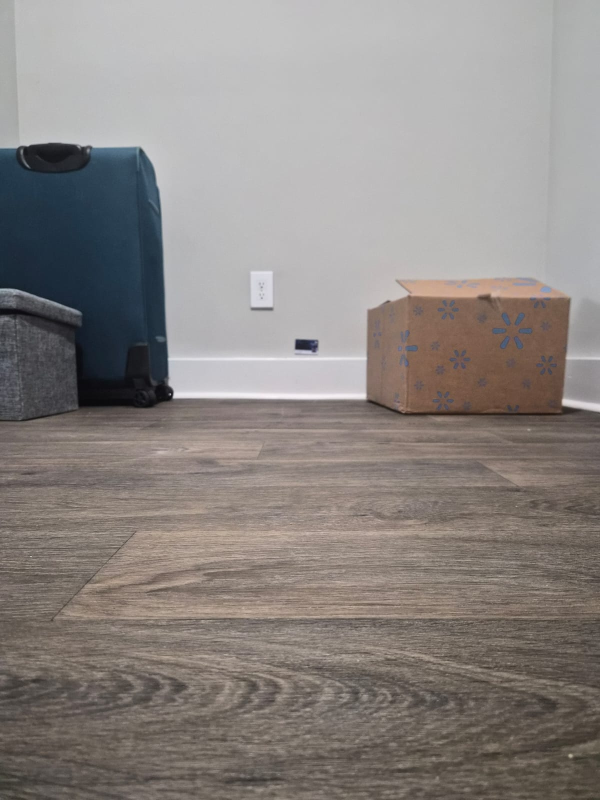
#> input picture validation_2m.jpeg, 1200 x 1600 px (shown at 1/2 size)
$ python dist_measure.py
#> lines starting #> are read from the running program, lines starting #| are printed output that depends on the picture
import cv2
import numpy as np
import math

# --- CONFIGURATION ---
IMAGE_PATH = 'validation_2m.jpeg'
KNOWN_DISTANCE = 3020  # Distance in mm (Z)
ACTUAL_REAL_WIDTH = 84.14  # The Ground Truth width of the card (mm)
ACTUAL_REAL_HEIGHT = 51.0  # The Ground Truth height of the card (mm)

CALIB_WIDTH_ORIGINAL = 4000.0  # Resolution of your calibration images

# --- LOAD CALIBRATION DATA ---
try:
    with np.load('camera_params.npz') as data:
#> (reads camera_params.npz from the repository)
        mtx = data['mtx']
        dist = data['dist']
        print(f"Original Calibrated fx: {mtx[0, 0]:.2f} px")
except FileNotFoundError:
    print("ERROR: 'camera_params.npz' not found. Run Step 1 first.")
    exit()

# Global variables
ref_points = []
image_display = None
clean_image = None
FOCAL_LENGTH_X = 0
measurement_stage = "width"  # Track which measurement we're on: "width" or "height"
width_points = []
height_points = []
measured_width = 0
measured_height = 0


# [108 lines left out: functions click_event, calculate_measurement, display_final_results, not called in this run]


# --- MAIN EXECUTION ---
raw_img = cv2.imread(IMAGE_PATH)
#> raw_img is the input picture: shape (1600, 1200, 3); mean B, G, R 130.8, 134, 139.8
if raw_img is None:
    print(f"Error: Could not load {IMAGE_PATH}")
    exit()

# 1. SCALING FIX
current_h, current_w = raw_img.shape[:2]
#> current_h = 1600; current_w = 1200
scale_factor = current_w / CALIB_WIDTH_ORIGINAL
#> scale_factor = 0.3

# Scale the focal length!
# Note: Using mtx[1,1] (fy) often gives better results for non-square pixels
FOCAL_LENGTH_X = mtx[0, 0] * scale_factor
#> FOCAL_LENGTH_X = 807.9

print(f"Current Image Width:  {current_w}")
#| Current Image Width:  1200
print(f"Scale Factor:         {scale_factor:.4f}")
#| Scale Factor:         0.3000
print(f"New Adjusted fx:      {FOCAL_LENGTH_X:.2f} px")
#| New Adjusted fx:      807.86 px

# 2. Undistort (Optional but recommended)
newcameramtx, roi = cv2.getOptimalNewCameraMatrix(mtx, dist, (current_w, current_h), 1, (current_w, current_h))
#> roi = (495, 622, 691, 974)
dst = cv2.undistort(raw_img, mtx, dist, None, newcameramtx)
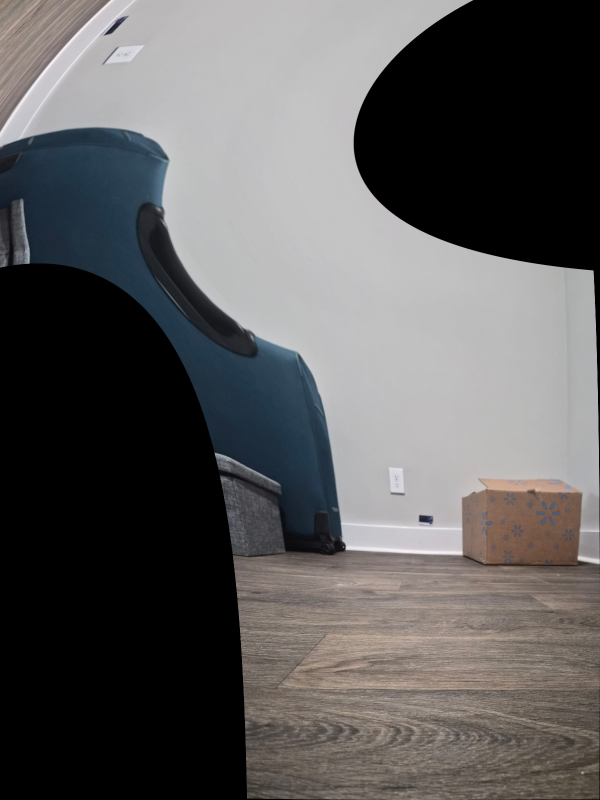
#> dst: shape (1600, 1200, 3) (shown at 1/2 size); mean B, G, R 91.1, 91.2, 92.4
x, y, w, h = roi
#> x = 495; y = 622; w = 691; h = 974
dst = dst[y:y + h, x:x + w]
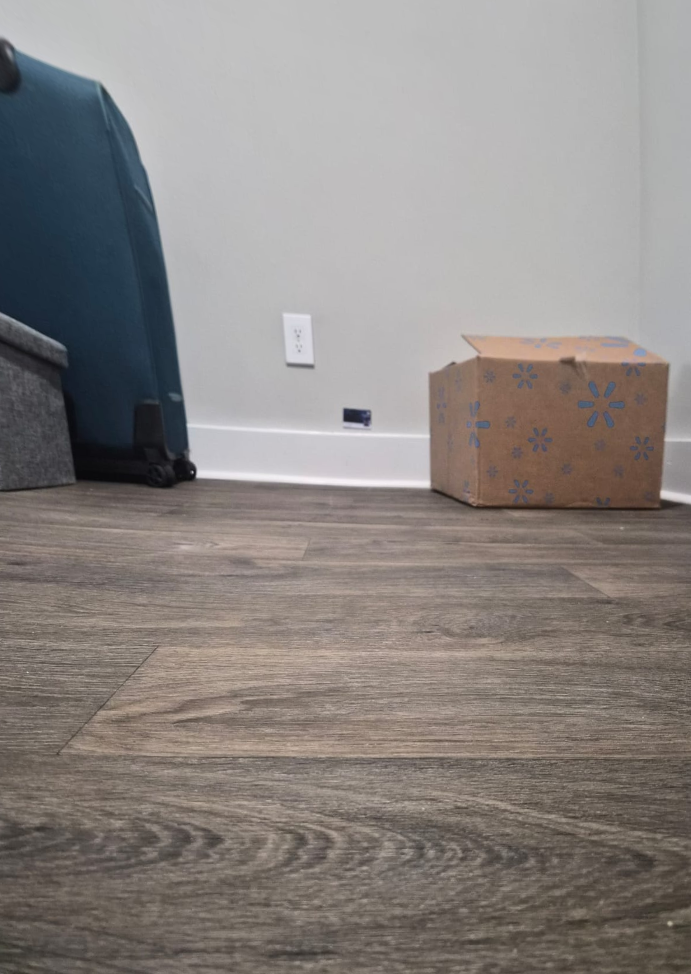
#> dst: shape (974, 691, 3); mean B, G, R 129.6, 132.6, 138.4

image_display = dst.copy()
clean_image = dst.copy()

# Add instruction text to the image window
instruction_text = "STEP 1: Measure WIDTH first (LEFT to RIGHT edge)"
text_size = cv2.getTextSize(instruction_text, cv2.FONT_HERSHEY_SIMPLEX, 0.8, 2)[0]
text_x = (image_display.shape[1] - text_size[0]) // 2
#> text_x = 22
text_y = 40

# Add background rectangle for better visibility
cv2.rectangle(image_display, (text_x - 10, text_y - 30),
              (text_x + text_size[0] + 10, text_y + 10), (0, 0, 0), -1)
cv2.putText(image_display, instruction_text, (text_x, text_y),
            cv2.FONT_HERSHEY_SIMPLEX, 0.8, (0, 255, 255), 2)
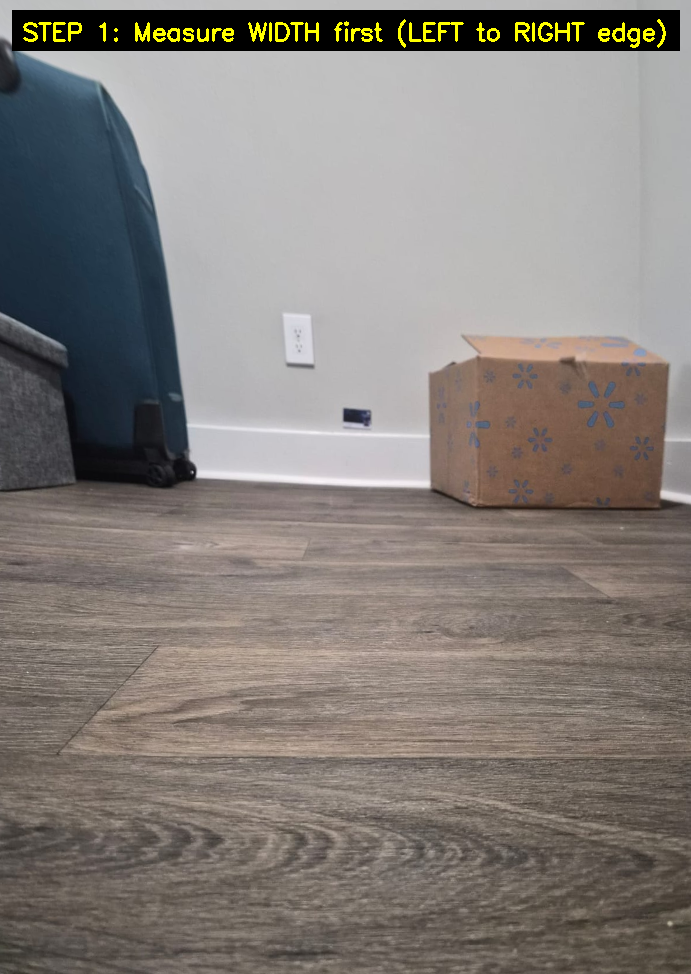
#> image_display: shape (974, 691, 3); mean B, G, R 121.9, 126.5, 132.3

print("\n--- READY ---")
print("STEP 1: Measure WIDTH - Click the LEFT edge, then the RIGHT edge of the object.")
print("Press 'q' to quit.")

cv2.imshow("Measurement", image_display)
cv2.setMouseCallback("Measurement", click_event)

while True:
    if cv2.waitKey(1) & 0xFF == ord('q'):
#> (key q is pressed here)
        break

cv2.destroyAllWindows()
